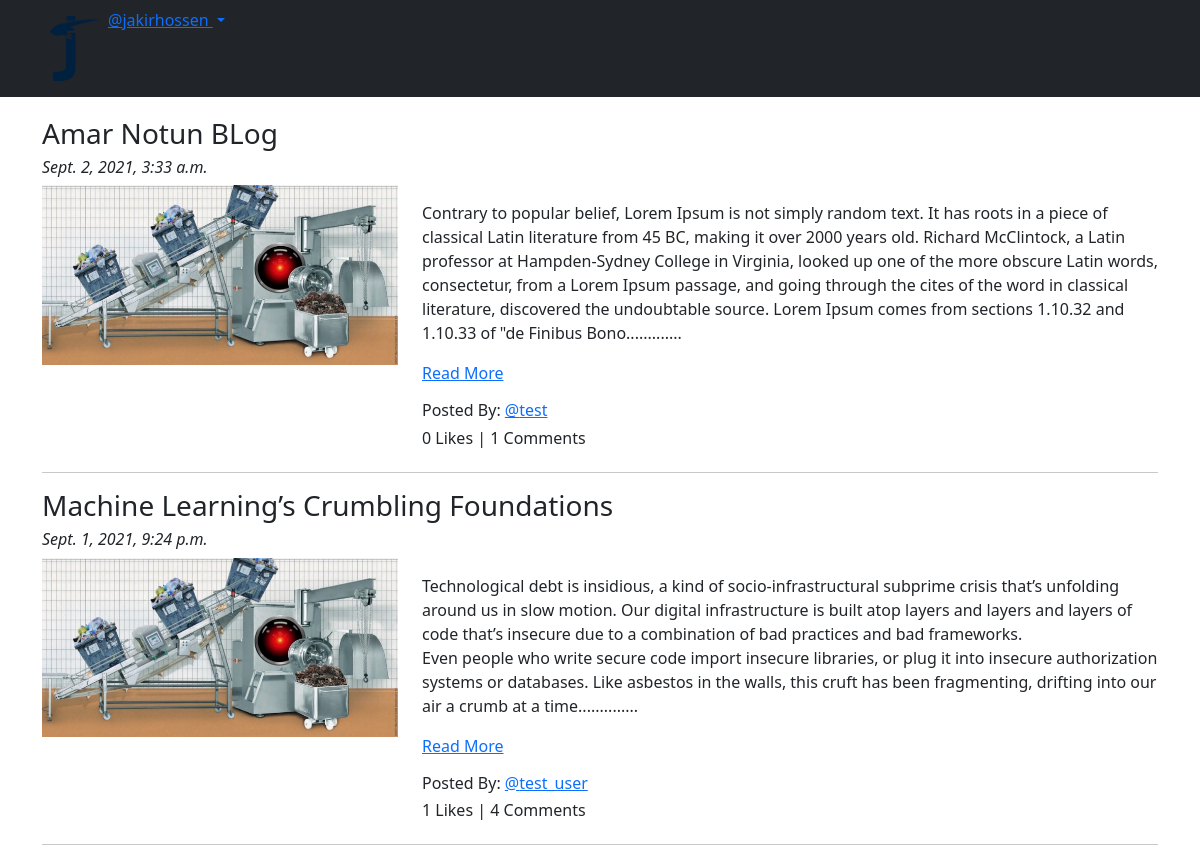
Page /blog/ (signed in) on the committed database.
### App_Blog/models.py (models this page shows, shortened)
class Blog(models.Model):
    author = models.ForeignKey(User, on_delete=models.CASCADE, related_name='post_author')
    blog_title = models.CharField(max_length=264, verbose_name="Put a Title")
    slug = models.SlugField(max_length=264, unique=True)
    blog_content = models.TextField(verbose_name="What is on your mind?")
    blog_image = models.ImageField(upload_to='blog_images', verbose_name="Image")
    publish_date = models.DateTimeField(auto_now_add=True)
    update_date = models.DateTimeField(auto_now=True)
    class Meta:
        ordering = ['-publish_date']

### App_Blog/views.py (the view)
# urls.py: path('', views.BlogList.as_view(), name='blog_list'),
class BlogList(ListView):
    context_object_name='blogs'
    model= Blog
    template_name='App_Blog/blog_list.html'

### App_Blog/templatetags/custom_filters.py (called while the page is built)
def range_filter(value):
    return value[0:500]+ "............."

### templates/App_Blog/blog_list.html (shortened to what this page needs)
{% extends 'base.html' %}
{% load custom_filters %}
{% block body_block %}
{% for blog in blogs %}
<h3>{{blog.blog_title}}</h3>
<h6><i>{{blog.publish_date}}</i></h6>
<div class="row">
  <div class="col-sm-4">
    <img src="/media/{{blog.blog_image}}" alt="{{blog.blog_title}}" title="{{blog.blog_title}}" width="100%">
  </div>
  <div class="col-sm-8">
    <p>{{blog.blog_content|range_filter|linebreaks}} <a href="{% url 'App_Blog:blog_details' slug=blog.slug %}">Read More</a></p>
    <h6>Posted By: <a href="#">@{{blog.author}}</a></h6>
    <h6>{{blog.liked_blog.count}} Likes | {{blog.blog_comment.count}} Comments</h6>
  </div>
</div>
<hr>
{% endfor %}
{% endblock %}

### templates/base.html (shortened to what this page needs)
<!DOCTYPE html>
<html lang="en" dir="ltr">
<head>
  <link href="https://cdn.jsdelivr.net/npm/bootstrap@5.1.0/dist/css/bootstrap.min.css" rel="stylesheet">
  <link rel="stylesheet" href="https://cdnjs.cloudflare.com/ajax/libs/font-awesome/4.7.0/css/font-awesome.min.css">
</head>
<body>
  <nav class="navbar navbar-expand-lg navbar-dark bg-dark">
    <div class="container">
      <div class="collapse navbar-collapse" id="navbarNav">
        <ul class="navbar-nav justify-content">
          <li class="nav-item">
            <a class="nav-link" href="{% url 'index' %}"><img src="/media/logo.png" width="50px"></a>
          </li>
          {% if user.is_authenticated %}
          <div class="dropdown">
            <a class="dropdown-toggle" href="#" id="dropdownMenuLink" data-bs-toggle="dropdown" aria-expanded="false">
              @{{ user.username }}
            </a>
          </div>
          {% endif %}
        </ul>
      </div>
    </div>
  </nav>
  <div class="container" style="padding-top:20px">
    {% block body_block %}
    {% endblock %}
  </div>
</body>
</html>

### rows in the picture
Blog: blog_title "Amar Notun BLog", publish_date "Sept. 2, 2021, 3:33 a.m.", blog_image (picture), blog_content|range_filter "Contrary to popular belief, Lorem Ipsum is not simply random text. It has roots in a piece of classical Latin literature from 45 BC, making it over 2000 years old. Richard McClintock, a Latin professor at Hampden-Sydney College in Virginia, looked up one of the more obscure Latin words, consectetur, from a Lorem Ipsum passage, and going through the cites of the word in classical literature, discovered the undoubtable source. Lorem Ipsum comes from sections 1.10.32 and 1.10.33 of \"de Finibus Bono.............", author "test", liked_blog.count "0", blog_comment.count "1"
Blog: blog_title "Machine Learning’s Crumbling Foundations", publish_date "Sept. 1, 2021, 9:24 p.m.", blog_image (picture), blog_content|range_filter "Technological debt is insidious, a kind of socio-infrastructural subprime crisis that’s unfolding around us in slow motion. Our digital infrastructure is built atop layers and layers and layers of code that’s insecure due to a combination of bad practices and bad frameworks. Even people who write secure code import insecure libraries, or plug it into insecure authorization systems or databases. Like asbestos in the walls, this cruft has been fragmenting, drifting into our air a crumb at a time..............", author "test_user", liked_blog.count "1", blog_comment.count "4"

### other values in the picture
{{ user.username }} "jakirhossen"
